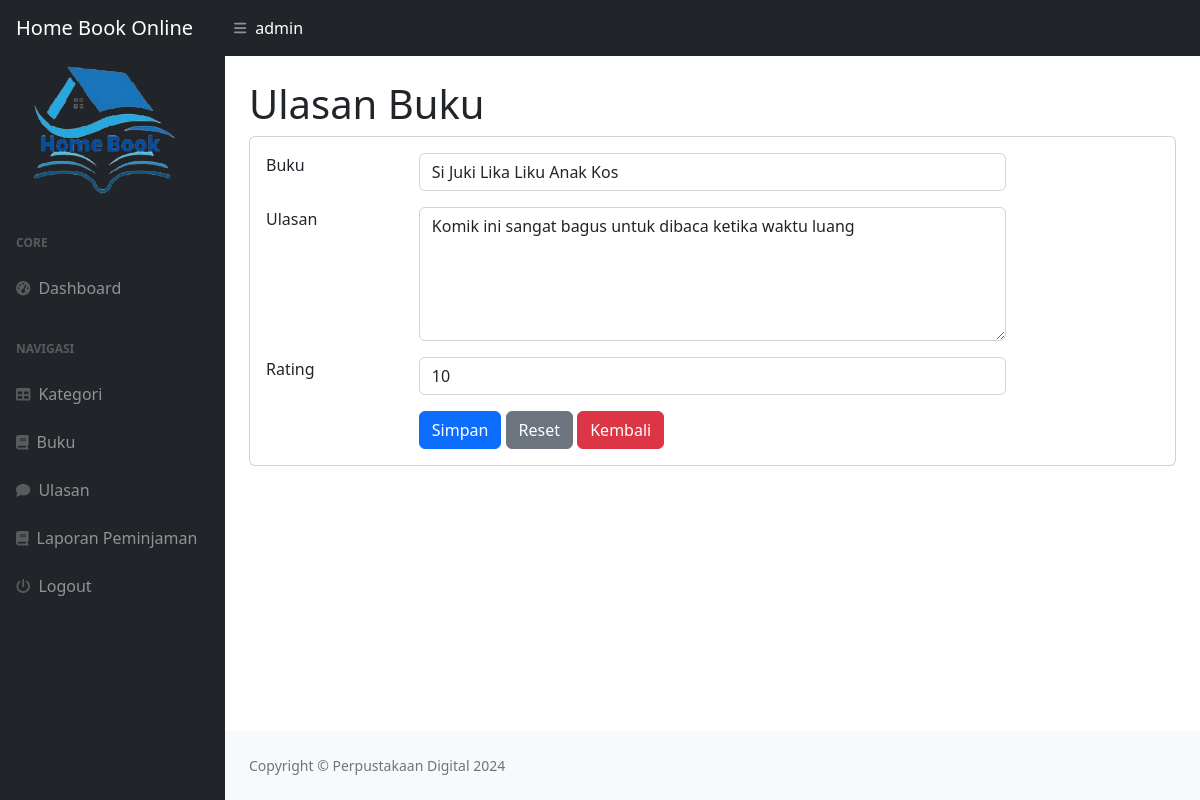
The app's page /index.php?page=ulasanbuku_ubah&&id=9 (signed in) with its own data.
### tables this page shows
CREATE TABLE `ulasanbuku` (
  `UlasanID` int(11) NOT NULL,
  `UserID` int(11) NOT NULL,
  `BukuID` int(11) NOT NULL,
  `Ulasan` text NOT NULL,
  `Rating` int(11) NOT NULL
);

CREATE TABLE `buku` (
  `BukuID` int(11) NOT NULL,
  `id_kategori` int(11) NOT NULL,
  `Sampul` varchar(255) NOT NULL,
  `Judul` varchar(255) NOT NULL,
  `Penulis` varchar(255) NOT NULL,
  `Penerbit` varchar(255) NOT NULL,
  `Tahun_Terbit` int(11) NOT NULL,
  `Stok` int(11) NOT NULL
);

### ulasanbuku_ubah.php (the view, shortened to what this page needs)
<h1 class="mt-4">Ulasan Buku</h1>
<div class="card">
    <div class="card-body">
        <div class="row">
            <div class="col-md-12">
                <form method="post">
                    <?php
                    $id = $_GET['id'];
                    $query = mysqli_query($koneksi, "SELECT*FROM ulasanbuku WHERE UlasanID=$id");
                    $data = mysqli_fetch_array($query);
                    ?>
                    <div class="row mb-3">
                        <div class="col-md-2">Buku</div>
                        <div class="col-md-8">
                            <select name="BukuID" class="form-control">
                                <?php
                                $buk = mysqli_query($koneksi, "SELECT*FROM buku");
                                while ($buku = mysqli_fetch_array($buk)) {
                                ?>
                                    <option <?php if ($data['BukuID'] == $buku['BukuID']) echo 'selected'; ?> value="<?php echo $buku['BukuID']; ?>"><?php echo $buku['Judul']; ?></option>
                                <?php
                                }
                                ?>
                            </select>
                        </div>
                    </div>
                    <div class="row mb-3">
                        <div class="col-md-2">Ulasan</div>
                        <div class="col-md-8">
                            <textarea name="ulasan" rows="5" class="form-control"><?php echo $data['Ulasan']; ?></textarea>
                        </div>
                    </div>
                    <div class="row mb-3">
                        <div class="col-md-2">Rating</div>
                        <div class="col-md-8">
                            <select name="rating" class="form-control">
                                <?php
                                for ($i = 1; $i <= 10; $i++) {
                                ?>
                                    <option <?php if ($data['Rating'] == $i) echo 'selected'; ?>><?php echo $i; ?></option>
                                <?php
                                }
                                ?>
                            </select>
                        </div>
                    </div>
                    <div class="row">
                        <div class="col-md-2"></div>
                        <div class="col-md-8">
                            <button type="submit" class="btn btn-primary" name="submit" value="submit">Simpan</button>
                            <button type="reset" class="btn btn-secondary">Reset</button>
                            <a href="?page=ulasanbuku" class="btn btn-danger">Kembali</a>
                        </div>
                    </div>
                </form>
            </div>
        </div>
    </div>
</div>

### records on screen
ulasanbuku: BukuID "Si Juki Lika Liku Anak Kos", ulasan "Komik ini sangat bagus untuk dibaca ketika waktu luang", rating "10"

### other values on screen
$_SESSION['userid']['NamaLengkap'] "admin"
